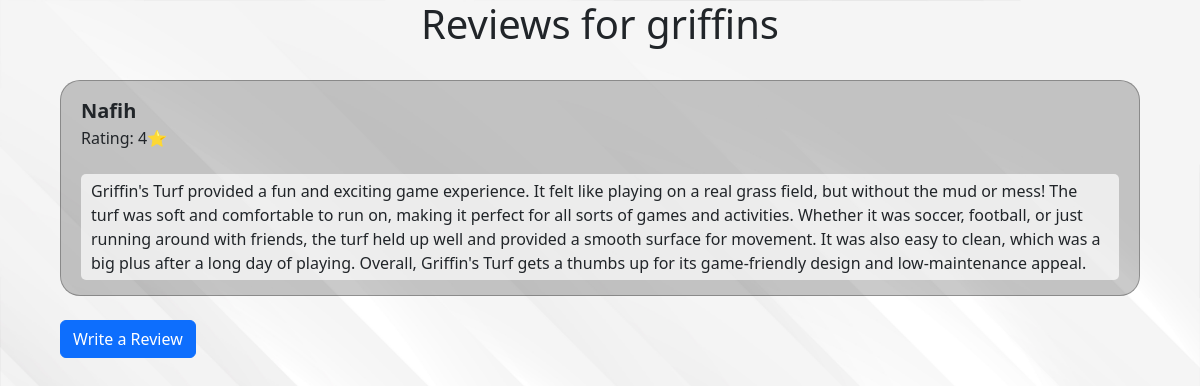
The page /turf/2/reviews on the database as committed earlier.
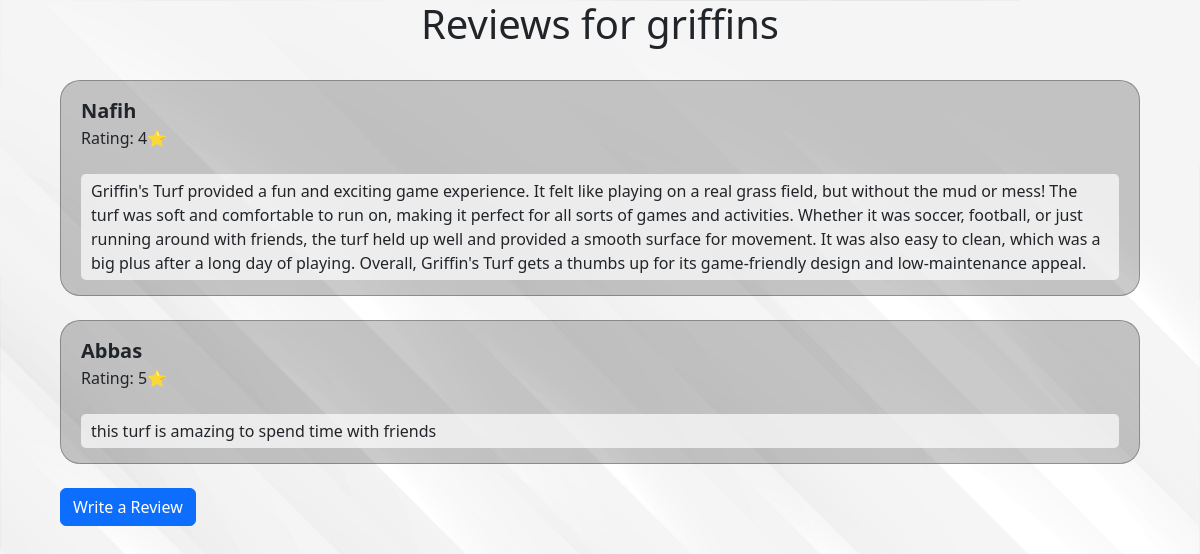
The same page on the database as committed later.
### app.py (models this page shows)
class TurfReview(db.Model):
    id = db.Column(db.Integer, primary_key=True)
    turf_id = db.Column(db.Integer, db.ForeignKey('turf.id'), nullable=False)
    user_id = db.Column(db.Integer, db.ForeignKey('user.id'), nullable=False)
    rating = db.Column(db.Integer, nullable=False)
    review_text = db.Column(db.Text, nullable=False)
    user = db.relationship('User', backref='reviews')

class User(db.Model, UserMixin):
    id = db.Column(db.Integer, primary_key=True)
    username = db.Column(db.String(20), nullable=False, unique=True)
    email = db.Column(db.String(120), nullable=False, unique=True)
    password = db.Column(db.String(80), nullable=False)

### app.py (the view)
@app.route('/turf/<int:turf_id>/reviews')
def turf_reviews(turf_id):
    turf = Turf.query.get_or_404(turf_id)
    reviews = TurfReview.query.filter_by(turf_id=turf_id).options(joinedload(TurfReview.user)).all()
    return render_template('turf_reviews.html', turf=turf, reviews=reviews)

### templates/turf_reviews.html (shortened to what this page needs)
{% extends 'layout.html' %}  {% block body %}
<div class="secbody">
  <h1 class="turfhead">Reviews for {{ turf.turf_name }}</h1>
  <br />
  {% if reviews |length==0 %}
  <div class="alert alert-dark" role="alert">
    No reviews found!, write a review.
  </div>
  {% else %} {% for review in reviews %}
  <div class="smallsec">
    <div class="revname">{{review.user.username }}</div>
    Rating: {{ review.rating }}⭐<br /><br />
    <div class="revdesc">{{ review.review_text }}</div>
  </div>
  <br />
  {% endfor %} {% endif %}
  <a
    class="btn btn-primary"
    href="{{ url_for('write_review', turf_id=turf.id) }}"
    >Write a Review</a
  >
</div>
{% endblock body %}

Rows that differ between the two databases and show on the page:
added TurfReview: user.username "Abbas", rating "5", review_text "this turf is amazing to spend time with friends"
